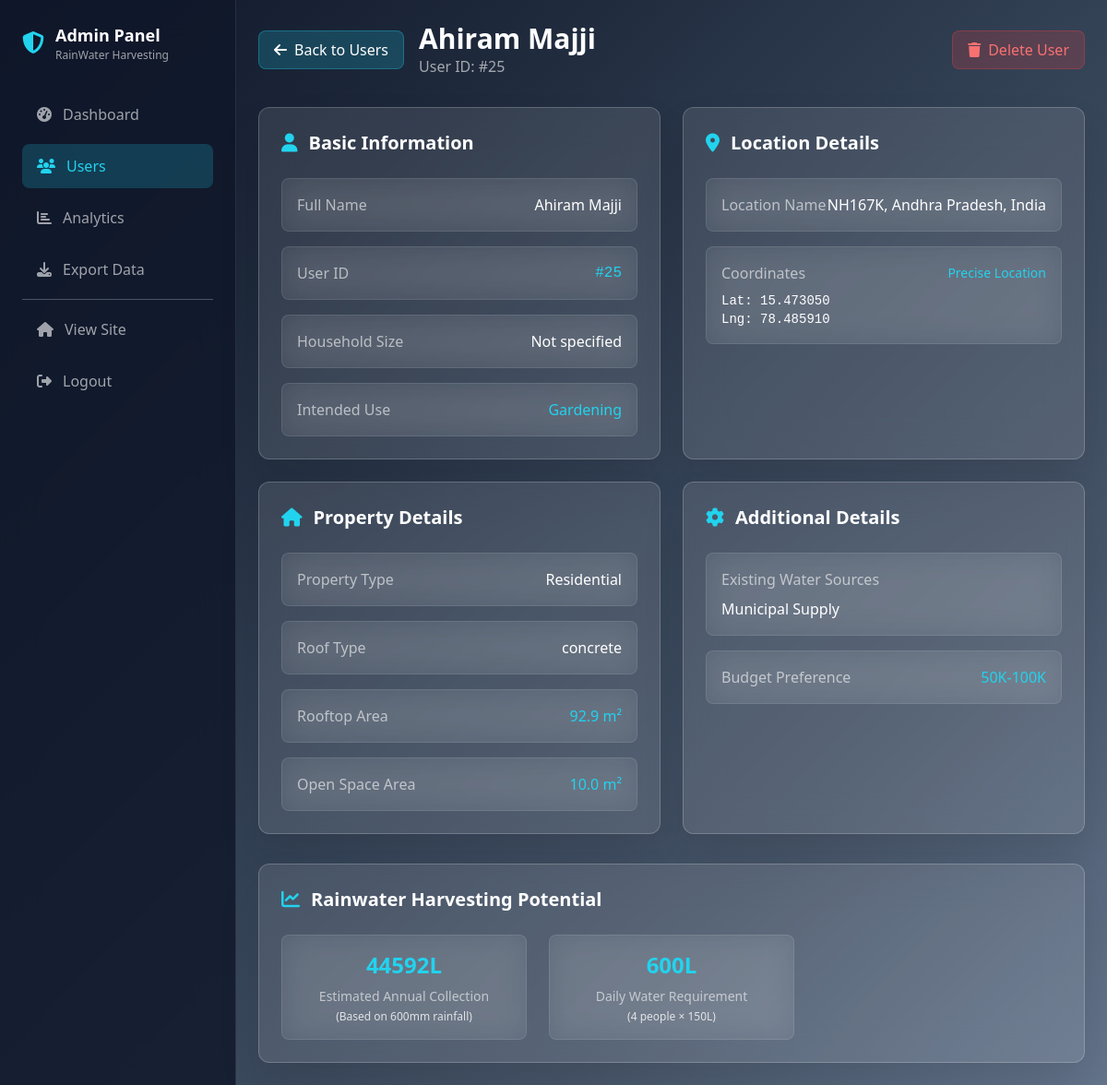
The app's page /admin/users/25 (signed in) with its own data.
### app.py (models this page shows)
class UserInput(db.Model):
    id = db.Column(db.Integer, primary_key=True)
    name = db.Column(db.String(80), nullable=False)
    location_name = db.Column(db.String(120), nullable=False)
    user_lat = db.Column(db.Float)
    user_lon = db.Column(db.Float)
    household_size = db.Column(db.Integer)
    rooftop_area = db.Column(db.Float)
    open_space_area = db.Column(db.Float)  # NEW FIELD
    roof_type = db.Column(db.String(50))
    property_type = db.Column(db.String(50))  # NEW FIELD
    existing_water_sources = db.Column(db.String(200))  # NEW FIELD
    budget_preference = db.Column(db.String(50))  # NEW FIELD
    intended_use = db.Column(db.String(100))  # NEW FIELD

### app.py (the view)
@app.route('/admin/users/<int:user_id>')
@admin_required
def admin_user_detail(user_id):
    user = UserInput.query.get_or_404(user_id)
    return render_template('admin/user_detail.html', user=user)

### app.py (called while the page is built)
@login_manager.user_loader
def load_user(user_id):
    user = AdminUser.query.get(int(user_id))
    if user:
        return user
    return RegularUser.query.get(int(user_id))

def admin_required(f):
    @wraps(f)
    def decorated_function(*args, **kwargs):
        if not current_user.is_authenticated:
            return redirect(url_for('admin_login'))
        return f(*args, **kwargs)
    return decorated_function

### templates/admin/user_detail.html (shortened to what this page needs)
<!DOCTYPE html>
<html lang="en">
<head>
  <link href="https://cdn.jsdelivr.net/npm/tailwindcss@2.2.19/dist/tailwind.min.css" rel="stylesheet">
  <link rel="stylesheet" href="https://cdnjs.cloudflare.com/ajax/libs/font-awesome/6.4.0/css/all.min.css">
</head>
<body>
  <div class="flex min-h-screen">
    <aside class="sidebar w-64 p-6">
      <div class="mb-8">
        <div class="flex items-center space-x-3">
          <i class="fas fa-shield-alt text-2xl text-primary"></i>
          <div>
            <h1 class="text-lg font-bold text-white">Admin Panel</h1>
            <p class="text-xs text-muted">RainWater Harvesting</p>
          </div>
        </div>
      </div>
      <nav class="space-y-2">
        <a href="{{ url_for('admin_dashboard') }}" class="nav-item flex items-center space-x-3 px-4 py-3 text-muted hover:text-white">
          <i class="fas fa-tachometer-alt"></i>
          <span>Dashboard</span>
        </a>
        <a href="{{ url_for('admin_users') }}" class="nav-item active flex items-center space-x-3 px-4 py-3 text-white">
          <i class="fas fa-users"></i>
          <span>Users</span>
        </a>
        <a href="{{ url_for('admin_analytics') }}" class="nav-item flex items-center space-x-3 px-4 py-3 text-muted hover:text-white">
          <i class="fas fa-chart-bar"></i>
          <span>Analytics</span>
        </a>
        <a href="{{ url_for('admin_export_users') }}" class="nav-item flex items-center space-x-3 px-4 py-3 text-muted hover:text-white">
          <i class="fas fa-download"></i>
          <span>Export Data</span>
        </a>
        <div class="border-t border-gray-600 my-4"></div>
        <a href="{{ url_for('index_page') }}" class="nav-item flex items-center space-x-3 px-4 py-3 text-muted hover:text-white">
          <i class="fas fa-home"></i>
          <span>View Site</span>
        </a>
        <a href="{{ url_for('admin_logout') }}" class="nav-item flex items-center space-x-3 px-4 py-3 text-muted hover:text-white">
          <i class="fas fa-sign-out-alt"></i>
          <span>Logout</span>
        </a>
      </nav>
    </aside>
    <main class="flex-1 p-6">
      <header class="mb-8">
        <div class="flex items-center justify-between">
          <div class="flex items-center space-x-4">
            <a href="{{ url_for('admin_users') }}" class="glass-button px-4 py-2 rounded-lg text-white flex items-center space-x-2">
              <i class="fas fa-arrow-left"></i>
              <span>Back to Users</span>
            </a>
            <div>
              <h1 class="text-3xl font-bold text-white">{{ user.name }}</h1>
              <p class="text-muted">User ID: #{{ user.id }}</p>
            </div>
          </div>
          <div class="flex items-center space-x-3">
            <form method="POST" action="{{ url_for('admin_delete_user', user_id=user.id) }}"
                  class="inline" onsubmit="return confirmDelete()">
              <button type="submit" class="delete-btn px-4 py-2 rounded-lg flex items-center space-x-2">
                <i class="fas fa-trash"></i>
                <span>Delete User</span>
              </button>
            </form>
          </div>
        </div>
      </header>
      <div class="grid grid-cols-1 lg:grid-cols-2 gap-6">
        <div class="glass-card rounded-xl p-6">
          <h2 class="text-xl font-bold text-white mb-6 flex items-center">
            <i class="fas fa-user text-primary mr-3"></i>
            Basic Information
          </h2>
          <div class="space-y-4">
            <div class="info-card rounded-lg p-4">
              <div class="flex items-center justify-between">
                <span class="text-muted">Full Name</span>
                <span class="text-white font-medium">{{ user.name }}</span>
              </div>
            </div>
            <div class="info-card rounded-lg p-4">
              <div class="flex items-center justify-between">
                <span class="text-muted">User ID</span>
                <span class="text-primary font-mono">#{{ user.id }}</span>
              </div>
            </div>
            <div class="info-card rounded-lg p-4">
              <div class="flex items-center justify-between">
                <span class="text-muted">Household Size</span>
                <span class="text-white font-medium">{{ user.household_size or 'Not specified' }}</span>
              </div>
            </div>
            {% if user.intended_use %}
            <div class="info-card rounded-lg p-4">
              <div class="flex items-center justify-between">
                <span class="text-muted">Intended Use</span>
                <span class="text-primary font-medium">{{ user.intended_use.title() }}</span>
              </div>
            </div>
            {% endif %}
          </div>
        </div>
        <div class="glass-card rounded-xl p-6">
          <h2 class="text-xl font-bold text-white mb-6 flex items-center">
            <i class="fas fa-map-marker-alt text-primary mr-3"></i>
            Location Details
          </h2>
          <div class="space-y-4">
            <div class="info-card rounded-lg p-4">
              <div class="flex items-center justify-between">
                <span class="text-muted">Location Name</span>
                <span class="text-white font-medium">{{ user.location_name }}</span>
              </div>
            </div>
            {% if user.user_lat and user.user_lon %}
            <div class="info-card rounded-lg p-4">
              <div>
                <div class="flex items-center justify-between mb-2">
                  <span class="text-muted">Coordinates</span>
                  <span class="text-primary text-sm">Precise Location</span>
                </div>
                <div class="text-white font-mono text-sm">
                  <div>Lat: {{ "%.6f"|format(user.user_lat) }}</div>
                  <div>Lng: {{ "%.6f"|format(user.user_lon) }}</div>
                </div>
              </div>
            </div>
            {% endif %}
          </div>
        </div>
        <div class="glass-card rounded-xl p-6">
          <h2 class="text-xl font-bold text-white mb-6 flex items-center">
            <i class="fas fa-home text-primary mr-3"></i>
            Property Details
          </h2>
          <div class="space-y-4">
            {% if user.property_type %}
            <div class="info-card rounded-lg p-4">
              <div class="flex items-center justify-between">
                <span class="text-muted">Property Type</span>
                <span class="text-white font-medium">{{ user.property_type }}</span>
              </div>
            </div>
            {% endif %}
            {% if user.roof_type %}
            <div class="info-card rounded-lg p-4">
              <div class="flex items-center justify-between">
                <span class="text-muted">Roof Type</span>
                <span class="text-white font-medium">{{ user.roof_type }}</span>
              </div>
            </div>
            {% endif %}
            {% if user.rooftop_area %}
            <div class="info-card rounded-lg p-4">
              <div class="flex items-center justify-between">
                <span class="text-muted">Rooftop Area</span>
                <span class="text-primary font-medium">{{ user.rooftop_area }} m²</span>
              </div>
            </div>
            {% endif %}
            {% if user.open_space_area %}
            <div class="info-card rounded-lg p-4">
              <div class="flex items-center justify-between">
                <span class="text-muted">Open Space Area</span>
                <span class="text-primary font-medium">{{ user.open_space_area }} m²</span>
              </div>
            </div>
            {% endif %}
          </div>
        </div>
        <div class="glass-card rounded-xl p-6">
          <h2 class="text-xl font-bold text-white mb-6 flex items-center">
            <i class="fas fa-cog text-primary mr-3"></i>
            Additional Details
          </h2>
          <div class="space-y-4">
            {% if user.existing_water_sources %}
            <div class="info-card rounded-lg p-4">
              <div>
                <span class="text-muted block mb-2">Existing Water Sources</span>
                <span class="text-white">{{ user.existing_water_sources }}</span>
              </div>
            </div>
            {% endif %}
            {% if user.budget_preference %}
            <div class="info-card rounded-lg p-4">
              <div class="flex items-center justify-between">
                <span class="text-muted">Budget Preference</span>
                <span class="text-primary font-medium">{{ user.budget_preference.title() }}</span>
              </div>
            </div>
            {% endif %}
          </div>
        </div>
      </div>
      <div class="mt-8">
        <div class="glass-card rounded-xl p-6">
          <h2 class="text-xl font-bold text-white mb-6 flex items-center">
            <i class="fas fa-chart-line text-primary mr-3"></i>
            Rainwater Harvesting Potential
          </h2>
          <div class="grid grid-cols-1 md:grid-cols-3 gap-6">
            {% if user.rooftop_area %}
            <div class="info-card rounded-lg p-4 text-center">
              <div class="text-2xl font-bold text-primary mb-2">
                {{ (user.rooftop_area * 0.8 * 600)|round|int }}L
              </div>
              <div class="text-muted text-sm">Estimated Annual Collection</div>
              <div class="text-xs text-secondary mt-1">(Based on 600mm rainfall)</div>
            </div>
            {% endif %}
            <div class="info-card rounded-lg p-4 text-center">
              <div class="text-2xl font-bold text-primary mb-2">
                {{ (user.household_size * 150) if user.household_size else 600 }}L
              </div>
              <div class="text-muted text-sm">Daily Water Requirement</div>
              <div class="text-xs text-secondary mt-1">({{ user.household_size or 4 }} people × 150L)</div>
            </div>
          </div>
        </div>
      </div>
    </main>
  </div>
</body>
</html>

### templates/admin/user_detail.html (style rules this page uses)
body { background: linear-gradient(135deg, #0f172a 0%, #1e293b 25%, #334155 50%, #475569 75%, #64748b 100%); min-height: 100vh; }
.glass-card { background: rgba(255, 255, 255, 0.1); backdrop-filter: blur(20px); border: 1px solid rgba(255, 255, 255, 0.2); box-shadow: 0 25px 45px rgba(0, 0, 0, 0.1); }
.glass-button { background: rgba(34, 211, 238, 0.2); backdrop-filter: blur(10px); border: 1px solid rgba(34, 211, 238, 0.3); transition: all 0.3s ease; }
.sidebar { background: rgba(15, 23, 42, 0.8); backdrop-filter: blur(20px); border-right: 1px solid rgba(255, 255, 255, 0.1); }
.nav-item { transition: all 0.3s ease; border-radius: 8px; margin: 4px 0; }
.nav-item:hover, .nav-item.active { background: rgba(34, 211, 238, 0.2); color: #22d3ee; }
.text-primary { color: #22d3ee; }
.text-secondary { color: rgba(255, 255, 255, 0.8); }
.text-muted { color: rgba(255, 255, 255, 0.6); }
.info-card { background: rgba(255, 255, 255, 0.05); backdrop-filter: blur(15px); border: 1px solid rgba(255, 255, 255, 0.1); }
.delete-btn { background: rgba(239, 68, 68, 0.2); border: 1px solid rgba(239, 68, 68, 0.3); color: #f87171; }

### records on screen
UserInput: name "Ahiram Majji", id "25", household_size "Not specified", intended_use "Gardening", location_name "NH167K, Andhra Pradesh, India", user_lat "15.473050", user_lon "78.485910", property_type "Residential", roof_type "concrete", rooftop_area "92.9", open_space_area "10.0", existing_water_sources "Municipal Supply", budget_preference "50K-100K", (user.rooftop_area*0.8*600)|round|int "44592", (user.household_size*150)ifuser.household_sizeelse600 "600", household_size "4"
